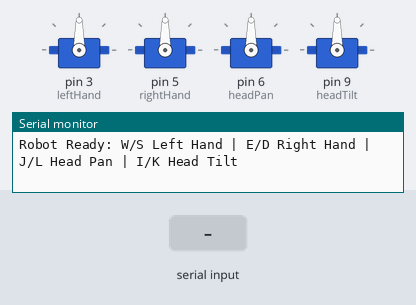
A sketch run on a simulated Arduino Uno, built with avr-gcc and run on an emulated ATmega328P. On the bench: 4 × servo, the last lines printed to the serial monitor. The inputs (shaded band) are chosen by the test bench.

Above: at 1.2 s.
1.3 s: "w" received over Serial
At 2.0 s:
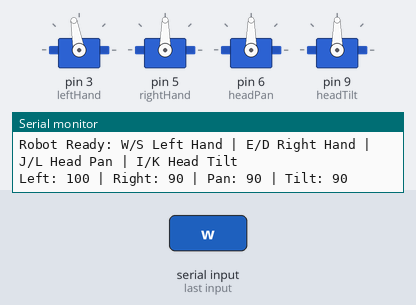
2.8 s: "e" received over Serial
At 3.1 s:
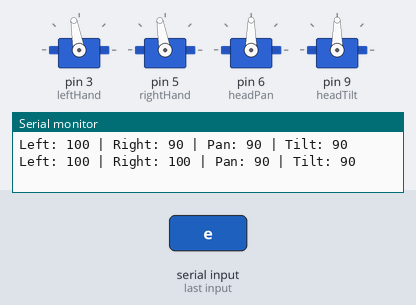
4.3 s: "s" received over Serial
At 5.5 s:
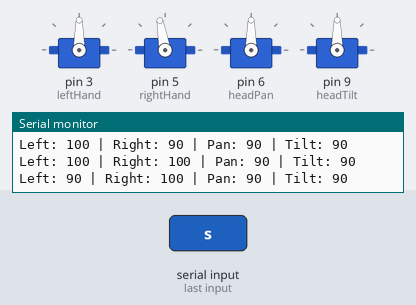
5.8 s: "l" received over Serial
At 6.6 s:
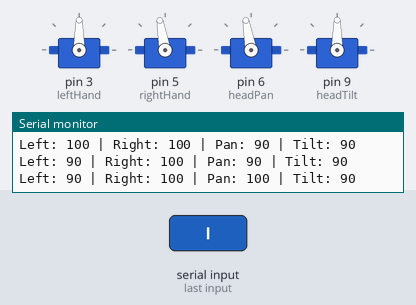
7.3 s: "d" received over Serial
At 7.8 s:
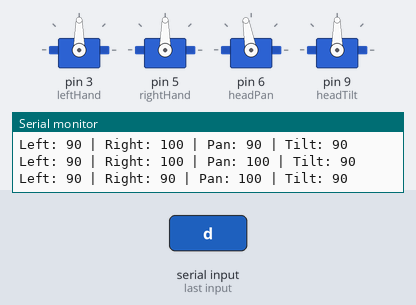
8.8 s: "i" received over Serial
At 10.1 s:
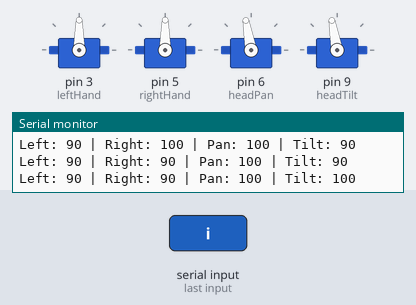
Timing chart, 0 to 11.3 s (numbered marks = the images above; inputs shaded):
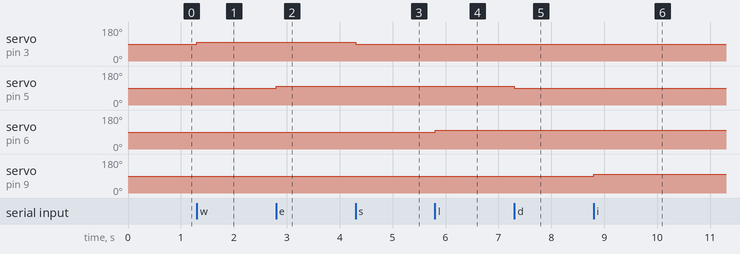

Measured:
- after the input at 1.3 s, servo on pin 3 (leftHand): 90° → 100° at once
- after the input at 2.8 s, servo on pin 5 (rightHand): 90° → 100° at once
- after the input at 4.3 s, servo on pin 3 (leftHand): 100° → 90° at once
- after the input at 5.8 s, servo on pin 6 (headPan): 90° → 100° at once
- after the input at 7.3 s, servo on pin 5 (rightHand): 100° → 90° at once
- after the input at 8.8 s, servo on pin 9 (headTilt): 90° → 100° at once

The sketch:

arduino.ino
```cpp
#include <Servo.h>

Servo leftHand, rightHand, headPan, headTilt;
int angleLeft = 90;
int angleRight = 90;
int anglePan = 90;
int angleTilt = 90;

void setup() {
  leftHand.attach(3);
  rightHand.attach(5);
  headPan.attach(6);
  headTilt.attach(9);

  Serial.begin(9600);
  Serial.println("Robot Ready: W/S Left Hand | E/D Right Hand | J/L Head Pan | I/K Head Tilt");
}

void loop() {
  if (Serial.available()) {
    char c = Serial.read();

    switch (c) {
      // Left Hand
      case 'w': angleLeft += 10; break;
      case 's': angleLeft -= 10; break;

      // Right Hand
      case 'e': angleRight += 10; break;
      case 'd': angleRight -= 10; break;

      // Head Pan
      case 'l': anglePan += 10; break;
      case 'j': anglePan -= 10; break;

      // Head Tilt
      case 'i': angleTilt += 10; break;
      case 'k': angleTilt -= 10; break;
    }

    // Limit all to 0–180
    angleLeft = constrain(angleLeft, 0, 180);
    angleRight = constrain(angleRight, 0, 180);
    anglePan = constrain(anglePan, 0, 180);
    angleTilt = constrain(angleTilt, 0, 180);

    // Update servo positions
    leftHand.write(angleLeft);
    rightHand.write(angleRight);
    headPan.write(anglePan);
    headTilt.write(angleTilt);

    // Print angles for debug
    Serial.print("Left: "); Serial.print(angleLeft);
    Serial.print(" | Right: "); Serial.print(angleRight);
    Serial.print(" | Pan: "); Serial.print(anglePan);
    Serial.print(" | Tilt: "); Serial.println(angleTilt);
  }
}
```
